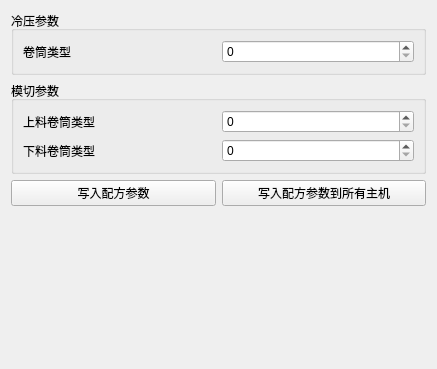
<?xml version="1.0" encoding="UTF-8"?>
<ui version="4.0">
 <class>Form</class>
 <widget class="QWidget" name="Form">
  <property name="geometry">
   <rect>
    <x>0</x>
    <y>0</y>
    <width>437</width>
    <height>369</height>
   </rect>
  </property>
  <property name="windowTitle">
   <string>Form</string>
  </property>
  <layout class="QVBoxLayout" name="verticalLayout_3">
   <item>
    <widget class="QGroupBox" name="groupBox_LY">
     <property name="title">
      <string>冷压参数</string>
     </property>
     <layout class="QVBoxLayout" name="verticalLayout_2">
      <item>
       <layout class="QHBoxLayout" name="horizontalLayout">
        <item>
         <widget class="QLabel" name="label">
          <property name="text">
           <string>卷筒类型</string>
          </property>
         </widget>
        </item>
        <item>
         <widget class="QSpinBox" name="spinBox_DrumType">
          <property name="maximum">
           <number>999</number>
          </property>
         </widget>
        </item>
       </layout>
      </item>
     </layout>
    </widget>
   </item>
   <item>
    <widget class="QGroupBox" name="groupBox_MQ">
     <property name="title">
      <string>模切参数</string>
     </property>
     <layout class="QVBoxLayout" name="verticalLayout">
      <item>
       <layout class="QHBoxLayout" name="horizontalLayout_2">
        <item>
         <widget class="QLabel" name="label_2">
          <property name="text">
           <string>上料卷筒类型</string>
          </property>
         </widget>
        </item>
        <item>
         <widget class="QSpinBox" name="spinBox_LoadDrumType">
          <property name="maximum">
           <number>999</number>
          </property>
         </widget>
        </item>
       </layout>
      </item>
      <item>
       <layout class="QHBoxLayout" name="horizontalLayout_3">
        <item>
         <widget class="QLabel" name="label_3">
          <property name="text">
           <string>下料卷筒类型</string>
          </property>
         </widget>
        </item>
        <item>
         <widget class="QSpinBox" name="spinBox_UnLoadDrumType">
          <property name="maximum">
           <number>999</number>
          </property>
         </widget>
        </item>
       </layout>
      </item>
     </layout>
    </widget>
   </item>
   <item>
    <layout class="QHBoxLayout" name="horizontalLayout_4" stretch="1,1">
     <item>
      <widget class="QPushButton" name="pushButton_write">
       <property name="text">
        <string>写入配方参数</string>
       </property>
      </widget>
     </item>
     <item>
      <widget class="QPushButton" name="pushButton_write_all">
       <property name="text">
        <string>写入配方参数到所有主机</string>
       </property>
      </widget>
     </item>
    </layout>
   </item>
   <item>
    <spacer name="verticalSpacer">
     <property name="orientation">
      <enum>Qt::Orientation::Vertical</enum>
     </property>
     <property name="sizeHint" stdset="0">
      <size>
       <width>20</width>
       <height>229</height>
      </size>
     </property>
    </spacer>
   </item>
  </layout>
 </widget>
 <resources/>
 <connections/>
</ui>
